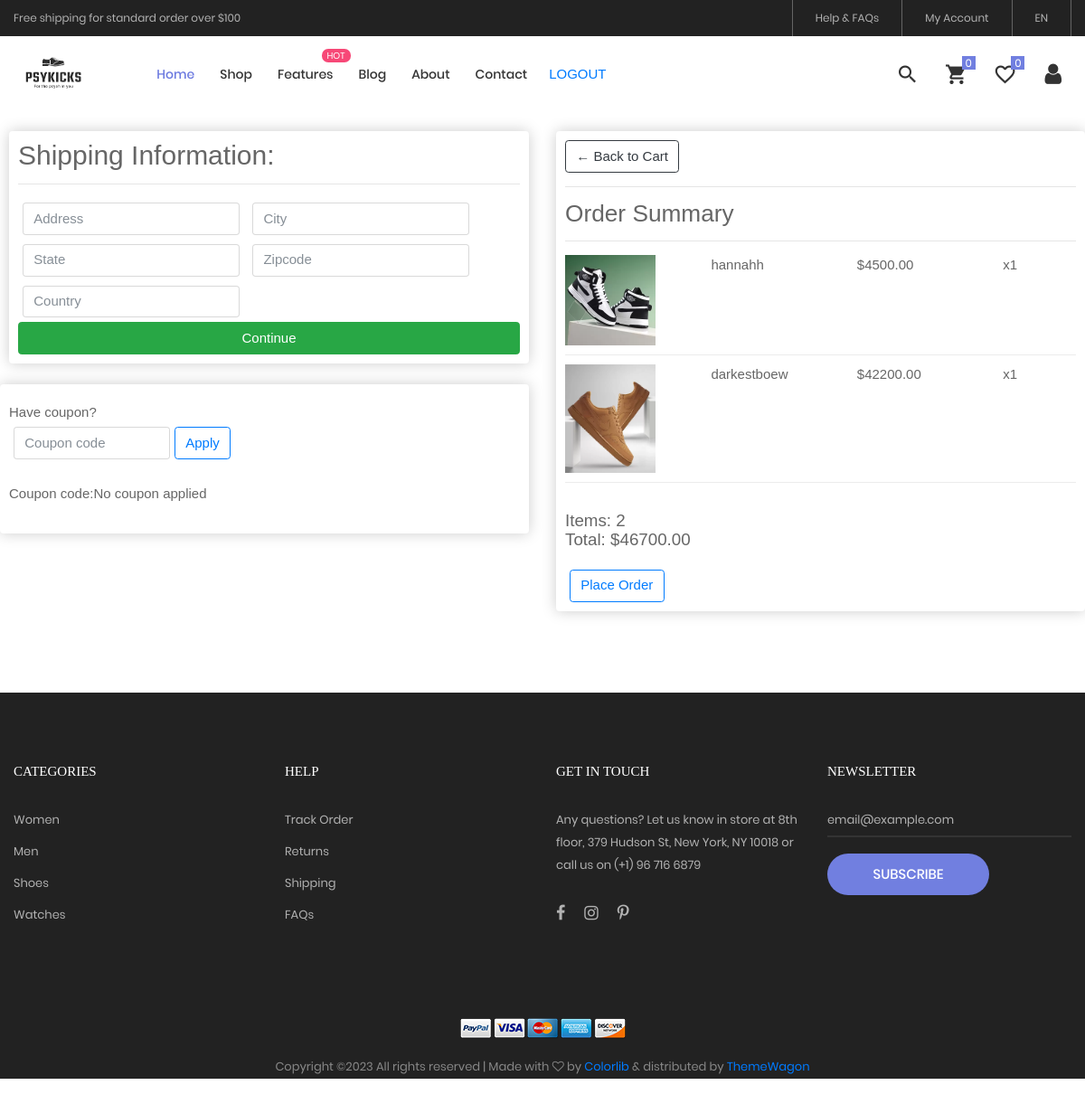
Before: /usercheckout/ (signed in) with the older database file.
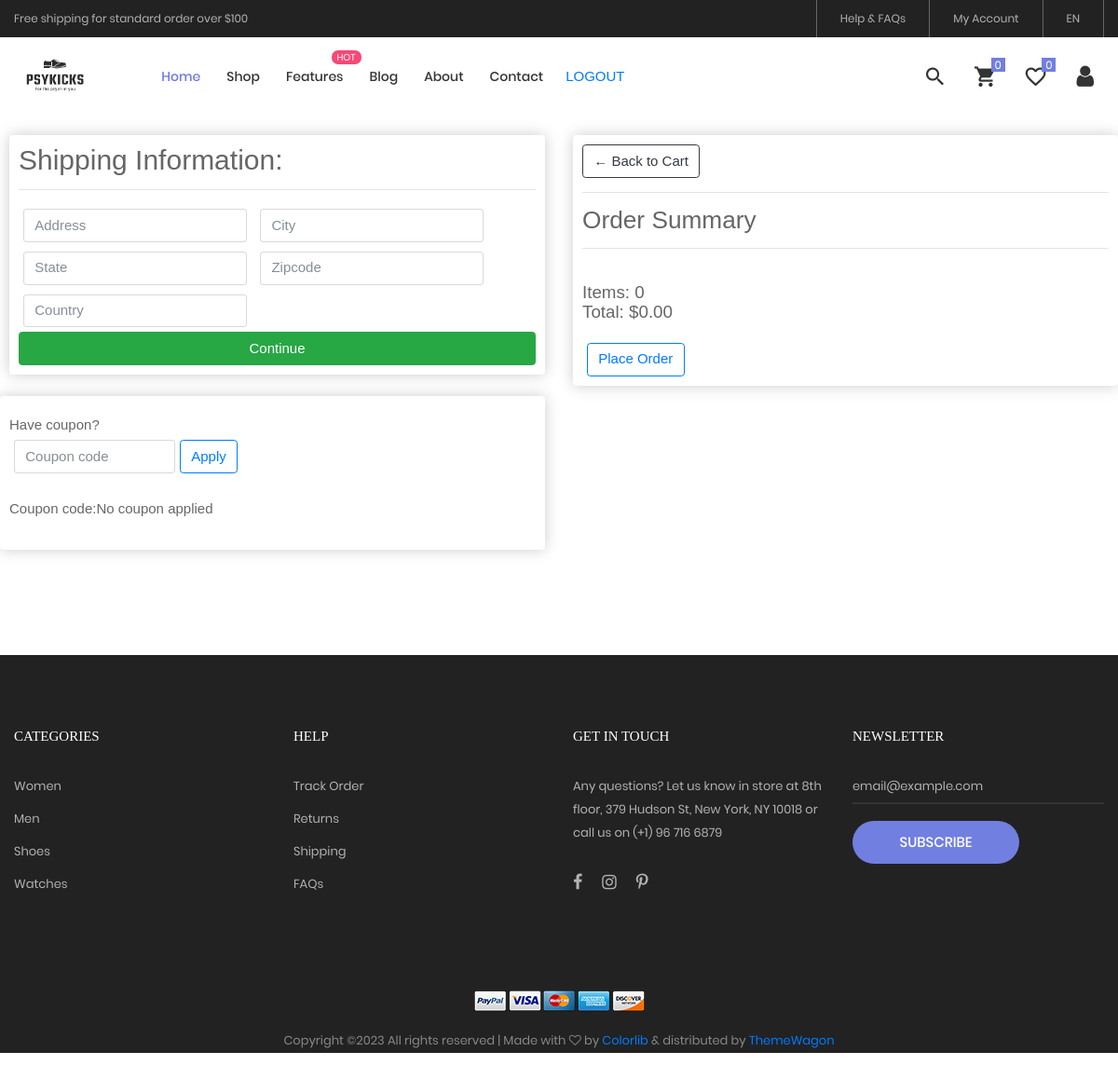
After: the same page with the newer database file.
### myapp/models.py (models this page shows, shortened)
class Cart(models.Model):
    user = models.ForeignKey(customer, on_delete=models.CASCADE)
    product = models.ForeignKey(Products, on_delete=models.CASCADE)
    quantity = models.PositiveIntegerField()
    total = models.DecimalField(max_digits=10, decimal_places=2)
    coupon = models.ForeignKey(Coupon,on_delete=models.SET_NULL,null=True, blank=True)

class Products(models.Model):
    name = models.CharField(max_length=200, unique=True)
    price = models.DecimalField(max_digits=10, decimal_places=2)
    quantity = models.PositiveIntegerField()
    category = models.ForeignKey(Category, on_delete=models.CASCADE)
    color = models.ManyToManyField(Color)
    gender = models.ForeignKey(Gender, on_delete=models.CASCADE, default=None, null=True)
    size = models.ManyToManyField(Size)
    brand = models.ForeignKey(Brand, on_delete=models.CASCADE, default=None, null=True)
    description = models.TextField(blank=True)
    digital = models.BooleanField(default=False)

class ProductImage(models.Model):
    product = models.ForeignKey(Products, on_delete=models.CASCADE,null=True, blank=True, related_name='images', default=None)
    image = models.ImageField(upload_to='products/', null=True, blank=True)

### myapp/views.py (the view, shortened to what this page needs)
# urls.py: path("usercheckout/",views.usercheckout, name="usercheckout"),
def usercheckout(request):
    if customer.objects.get(username=request.session["username"]).isblocked:
        return redirect("login")
    if "username" in request.session:
        username = request.session.get("username")
        if username is None:
            return redirect("login")
        user = customer.objects.get(username=username)
        cartobj = Cart.objects.filter(user=user)
        quantsum = 0
        total_price = 0
        for item in cartobj:
            quantsum += item.quantity
            total_price += item.total
        coupon = request.POST.get("coupon")
        coupon_obj = Coupon.objects.filter(coupon_code=coupon).first()
        if coupon_obj and total_price > coupon_obj.minimum_amount and not any(item.coupon for item in cartobj):
            total_price -= coupon_obj.discount_price
        context = {
            "cartobj": cartobj,
            "quantsum": quantsum,
            "total_price": total_price,
        }
    return render(request, "myapp/checkout.html", context)

### myapp/templates/myapp/checkout.html (shortened to what this page needs)
{% extends 'myapp/userindex.html' %}
{% load static %}
{% block content %}
<div class="row">
    <div class="col-lg-6">
        <div class="box-element" id="form-wrapper" style="margin-left:10px">
            <form id="form" method="POST">
                <h2>Shipping Information:</h2>
                <div id="shipping-info">
                    <hr>
                    <div class="form-field">
                        <input class="form-control" type="text" name="address" placeholder="Address" required value={{address}}>
                    </div>
                    <div class="form-field">
                        <input class="form-control" type="text" name="city" placeholder="City" required value={{city}}>
                    </div>
                    <div class="form-field">
                        <input class="form-control" type="text" name="state" placeholder="State" required value={{state}}>
                    </div>
                    <div class="form-field">
                        <input class="form-control" type="text" name="zipcode" placeholder="Zipcode" required value={{zipcode}}>
                    </div>
                    <div class="form-field">
                        <input class="form-control" type="text" name="country" placeholder="Country" required value={{country}}>
                    </div>
                </div>
                <input name="addressbutton" id="form-button" class="btn btn-success btn-block" type="submit" value="Continue">
        </div>
        <br>
        <div class="box-element" style="display:flex; flex-direction:row" >
            <label style="margin-top:10px">Have coupon? <label>
                    <div class="form-field" style="display:flex; flex-direction:row">
                        <input type="text" class="form-control" name="coupon" placeholder="Coupon code" aria-label="Coupon code">
                        <button name="couponbutton" class="btn btn-outline-primary" type="submit" id="button-addon2" style="margin-left:5px">Apply</button>
                    </div>
                    <br>
                    <div style="display:flex; flex-direction:row">
                        <label>Coupon code:</label>
                        {% if cartobj.first.coupon %}
                            <a href="{% url 'remove_coupon' cartobj.first.coupon.id %}" class="btn btn-success" style="margin-left:5px">{{ cartobj.first.coupon.coupon_code }}</a>
                        {% else %}
                            <span>No coupon applied</span>
                        {% endif %}
                    </div>
        </div>
          <br>
    </div>
    <div class="col-lg-6">
        <div class="box-element" >
            <a class="btn btn-outline-dark" href="{% url 'usercart' %}">&#x2190; Back to Cart</a>
            <hr>
            <h3>Order Summary</h3>
            <hr>
            {% for item in cartobj %}
            <div class="cart-row">
                <div style="flex:2"><img class="row-image" src="{{ item.product.images.first.image.url }}"></div>
                <div style="flex:2"><p>{{item.product.name}}</p></div>
                <div style="flex:2"><p>${{item.product.price}}</p></div>
                <div style="flex:1"><p>x{{item.quantity}}</p></div>
            </div>
            {% endfor %}
            <br>
            <h5>Items: {{quantsum}}</h5>
            <h5>Total: ${{total_price|floatformat:2}}</h5>
            <br>
                    <div>
                        <button name="placeorder" class="btn btn-outline-primary" type="submit" id="button-addon2" style="margin-left:5px">Place Order</button>
                    </div>
        </div>
    </div>
</div>
{% endblock content %}

Changed rows visible on the page:
removed Cart: product.images.first.image (picture), product.name "hannahh", product.price "4500.00", quantity "1"
removed Cart: product.images.first.image (picture), product.name "darkestboew", product.price "42200.00", quantity "1"
Other visible differences:
{{ quantsum }}: "2" → "0"
{{ total_price|floatformat:2 }}: "46700.00" → "0.00"
